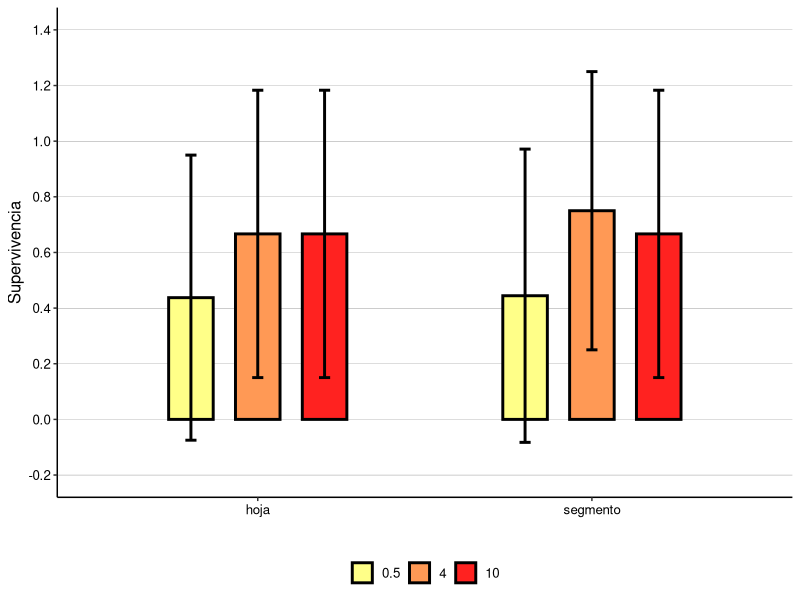
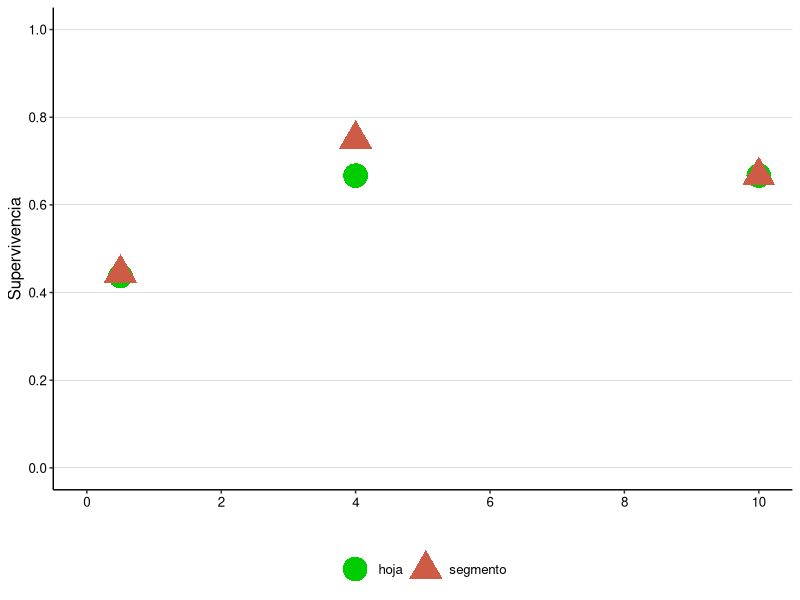
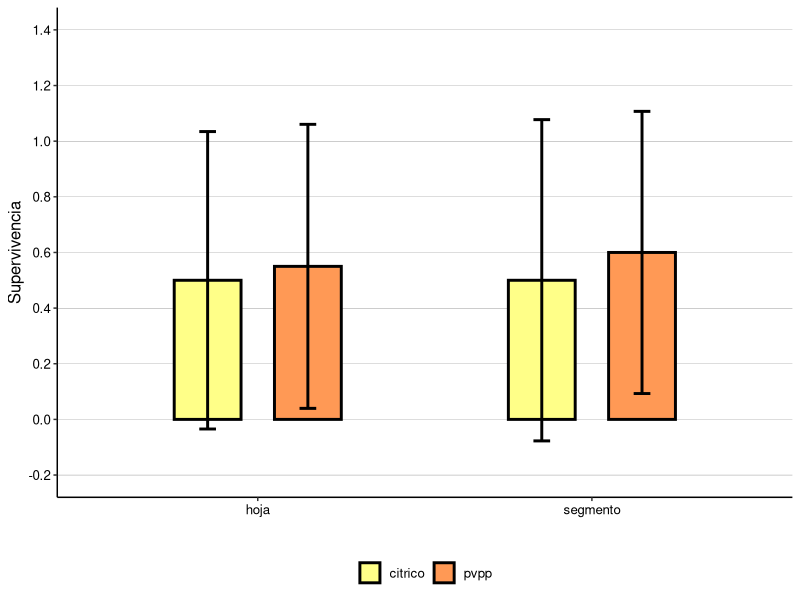

The R source for these figures, in order:
## ---- chunk 1
knitr::opts_chunk$set(warning = FALSE, message = FALSE, echo = FALSE)

#Load library
library(readxl)

#Create object "db_met_mor" which contains climate data
microprop <- read_excel("database.xlsx", sheet = "microprop")

microprop$explanto <- as.factor(microprop$explanto)
microprop$antioxidante <- as.factor(microprop$antioxidante)
# 
microprop$hormona <- as.factor(microprop$hormona)
# microprop$hormona <- as.numeric(microprop$hormona)

head(microprop)

## ---- chunk 2
knitr::opts_chunk$set(warning = FALSE, message = FALSE, echo = FALSE)

library(dplyr)
tabla_microprop <- microprop %>%
  dplyr::group_by(hormona, explanto) %>%
  dplyr::summarise(n=n(),
                   Mean_supervivencia = mean(supervivencia),
                   sd_supervivencia = sd(supervivencia))
tabla_microprop

## ---- chunk 3
knitr::opts_chunk$set(warning = FALSE, message = FALSE, echo = FALSE)

library(ggplot2)
gg_microprop <- ggplot(tabla_microprop, aes(x=explanto, y=Mean_supervivencia , fill=hormona, width=.4)) +
  stat_summary(fun = "mean", size = 1, geom = "bar", position=position_dodge(0.6), color="black") +
  geom_errorbar(aes(ymin=Mean_supervivencia -sd_supervivencia, ymax=Mean_supervivencia +sd_supervivencia),
                width=.1, position=position_dodge(.6), size=1)+
  scale_fill_manual(values=c("#FF8","#FF9955","#FF2220"))+
  labs(y="Supervivencia", x="")+
  labs(x="", x="")+
  # facet_grid(Conc~.)+
  theme_classic()+
  theme(panel.grid.major.y = element_line(size=0.05, color='black'))+
  theme(panel.grid.major.x = element_blank())+
  theme(text = element_text(size=12, color='black'))+
  theme(axis.text = element_text(color='black'))+
  theme(legend.title=element_blank())+
  theme(legend.position = "bottom")+
  scale_y_continuous(limits = c(-0.2, 1.4), breaks = seq(-0.2, 1.4, 0.2))

gg_microprop

## ---- chunk 4
knitr::opts_chunk$set(warning = FALSE, message = FALSE, echo = FALSE)

microprop <- read_excel("database.xlsx", sheet = "microprop")
microprop$explanto <- as.factor(microprop$explanto)
microprop$antioxidante <- as.factor(microprop$antioxidante)
microprop$hormona <- as.numeric(microprop$hormona)

tabla_microprop_2 <- microprop %>%
  dplyr::group_by(hormona, explanto) %>%
  dplyr::summarise(n=n(),
                   Mean_supervivencia = mean(supervivencia),
                   sd_supervivencia = sd(supervivencia))

gg_microprop_2 <- ggplot(tabla_microprop_2, aes(x=hormona, y=Mean_supervivencia, color=explanto, shape = explanto, width=.4)) +
  geom_point(size=8)+
  labs(y="Supervivencia", x="")+
  scale_x_continuous(limits = c(0, 10), breaks = seq(0, 10, 2))+
  scale_y_continuous(limits = c(0, 1), breaks = seq(0, 1, 0.2))+
  scale_color_manual(values=c("green3","coral3"))+
  theme_classic()+
  theme(panel.grid.major.y = element_line(size=0.05, color='black'))+
  theme(panel.grid.major.x = element_blank())+
  theme(text = element_text(size=12, color='black'))+
  theme(axis.text = element_text(color='black'))+
  theme(legend.title=element_blank())+
  theme(legend.position = "bottom")
gg_microprop_2

microprop <- read_excel("database.xlsx", sheet = "microprop")
microprop$explanto <- as.factor(microprop$explanto)
microprop$antioxidante <- as.factor(microprop$antioxidante)
microprop$hormona <- as.factor(microprop$hormona)

## ---- chunk 5
knitr::opts_chunk$set(warning = FALSE, message = FALSE, echo = FALSE)

# Calcular la frecuencia de cada combinación de 'explanto' y 'antioxidante'
frecuencias <- table(microprop$explanto, microprop$hormona)
frecuencias

## ---- chunk 6
knitr::opts_chunk$set(warning = FALSE, message = FALSE, echo = FALSE)

library(lmerTest)
library(nlme)

# Crear una columna de pesos inversamente proporcional a la frecuencia de cada categoría
microprop$pesos <- with(microprop, 1 / (frecuencias[cbind(explanto, hormona)]))

# Ajustar el modelo de regresión logística con los pesos
modelo_hormona <- glm(supervivencia ~ explanto * hormona, 
              data = microprop, 
              family = binomial, 
              weights = microprop$pesos)
modelo_hormona$call

## ---- chunk 7
knitr::opts_chunk$set(warning = FALSE, message = FALSE, echo = FALSE)
# Resumen del modelo
# summary(modelo_hormona)
## ---- chunk 8
knitr::opts_chunk$set(warning = FALSE, message = FALSE, echo = FALSE)

library(car)
Anova(modelo_hormona)

## ---- chunk 9
knitr::opts_chunk$set(warning = FALSE, message = FALSE, echo = FALSE)

library(emmeans)
# Estimaciones marginales de los efectos principales
emmeans_results_1 <- emmeans(modelo_hormona, ~ explanto * hormona, type= "response")
emmeans_results_1
## ---- chunk 10
knitr::opts_chunk$set(warning = FALSE, message = FALSE, echo = FALSE)

library(dplyr)
tabla_microprop_antioxidante <- microprop %>%
  dplyr::group_by(antioxidante, explanto) %>%
  dplyr::summarise(n=n(),
                   Mean_supervivencia = mean(supervivencia),
                   sd_supervivencia = sd(supervivencia))
tabla_microprop_antioxidante

## ---- chunk 11
knitr::opts_chunk$set(warning = FALSE, message = FALSE, echo = FALSE)



gg_microprop_ao <- ggplot(tabla_microprop_antioxidante, aes(x=explanto, y=Mean_supervivencia , fill=antioxidante, width=.4)) +
  stat_summary(fun = "mean", size = 1, geom = "bar", position=position_dodge(0.6), color="black") +
  geom_errorbar(aes(ymin=Mean_supervivencia -sd_supervivencia, ymax=Mean_supervivencia +sd_supervivencia),
                width=.1, position=position_dodge(.6), size=1)+
  scale_fill_manual(values=c("#FF8","#FF9955","#FF2220"))+
  labs(y="Supervivencia", x="")+
  labs(x="", x="")+
  # facet_grid(Conc~.)+
  theme_classic()+
  theme(panel.grid.major.y = element_line(size=0.05, color='black'))+
  theme(panel.grid.major.x = element_blank())+
  theme(text = element_text(size=12, color='black'))+
  theme(axis.text = element_text(color='black'))+
  theme(legend.title=element_blank())+
  theme(legend.position = "bottom")+
  scale_y_continuous(limits = c(-0.2, 1.4), breaks = seq(-0.2, 1.4, 0.2))
gg_microprop_ao

## ---- chunk 12
knitr::opts_chunk$set(warning = FALSE, message = FALSE, echo = FALSE)

# Calcular la frecuencia de cada combinación de 'explanto' y 'antioxidante'
frecuencias <- table(microprop$explanto, microprop$antioxidante)
frecuencias
## ---- chunk 13
knitr::opts_chunk$set(warning = FALSE, message = FALSE, echo = FALSE)

library(lmerTest)
library(nlme)

# Crear una columna de pesos inversamente proporcional a la frecuencia de cada categoría
microprop$pesos <- with(microprop, 1 / (frecuencias[cbind(explanto, antioxidante)]))

# Ajustar el modelo de regresión logística con los pesos
modelo_antioxidante <- glm(supervivencia ~ explanto * antioxidante, 
              data = microprop, 
              family = binomial, 
              weights = microprop$pesos)

modelo_antioxidante$call

## ---- chunk 14
knitr::opts_chunk$set(warning = FALSE, message = FALSE, echo = FALSE)

### Modelo de regresión logística:

## ---- chunk 15
knitr::opts_chunk$set(warning = FALSE, message = FALSE, echo = FALSE)

library(car)
Anova(modelo_antioxidante)

## ---- chunk 16
knitr::opts_chunk$set(warning = FALSE, message = FALSE, echo = FALSE)

library(emmeans)
# Estimaciones marginales de los efectos principales
emmeans_results <- emmeans(modelo_antioxidante, ~ explanto * antioxidante, type= "response")
emmeans_results
